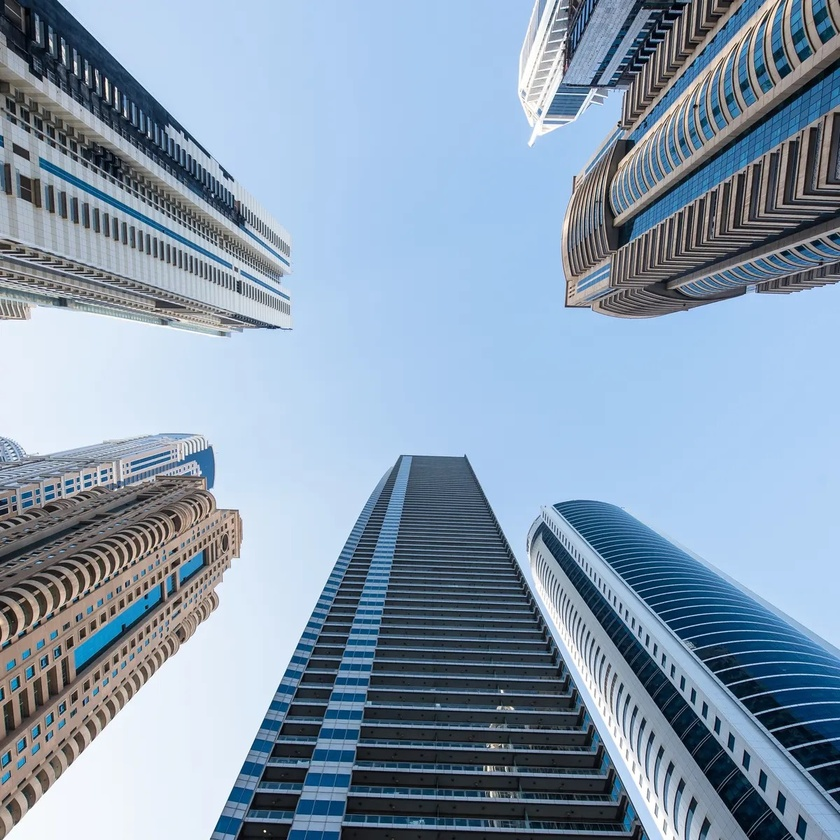
#> input picture test1.jpg, 840 x 840 px, shrunk from 1200 x 1200 before the run
$ python main.py test1.jpg
#> lines starting #> are read from the running program, lines starting #| are printed output that depends on the picture; long printed decimals are rounded
#> further down, img is the input picture: shape (840, 840, 3); mean B, G, R 176.3, 155.6, 135.3
#> `lab_img = cv2.cvtColor(img, cv2.COLOR_BGR2LAB)`: lab_img: shape (840, 840, 3); mean of channels 0, 1, 2 158.8, 126.4, 115.1
import argparse
import cv2
import numpy as np
import scipy.sparse as sp
import scipy.sparse.linalg as spl

# Constants alpha, lambda, and epsilon
ALPHA = 1
LAMBDA = 0.2
EPSILON = 0.0001


# [88 lines left out: functions select_pixels, constrain_pixels, not called in this run]


def lischinski_tmo():
    """
    Apply the Lischinski TMO to the image
    """
    # split the lab image into its channels
    l_chan, a_chan, b_chan = cv2.split(lab_img)
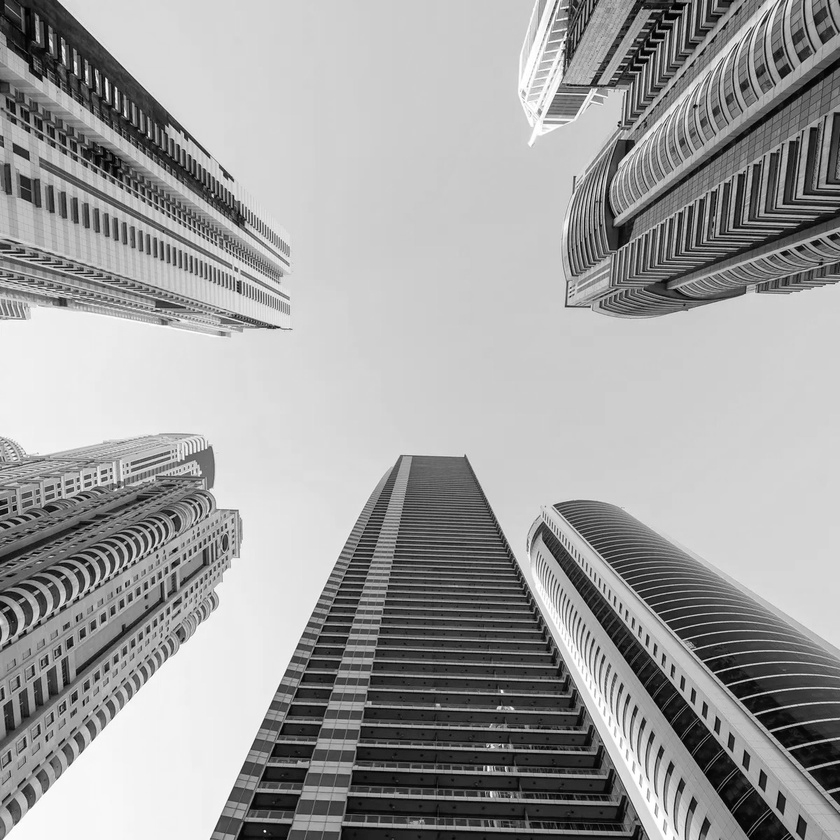
#> l_chan: shape (840, 840); min 0, max 255, mean 158.8
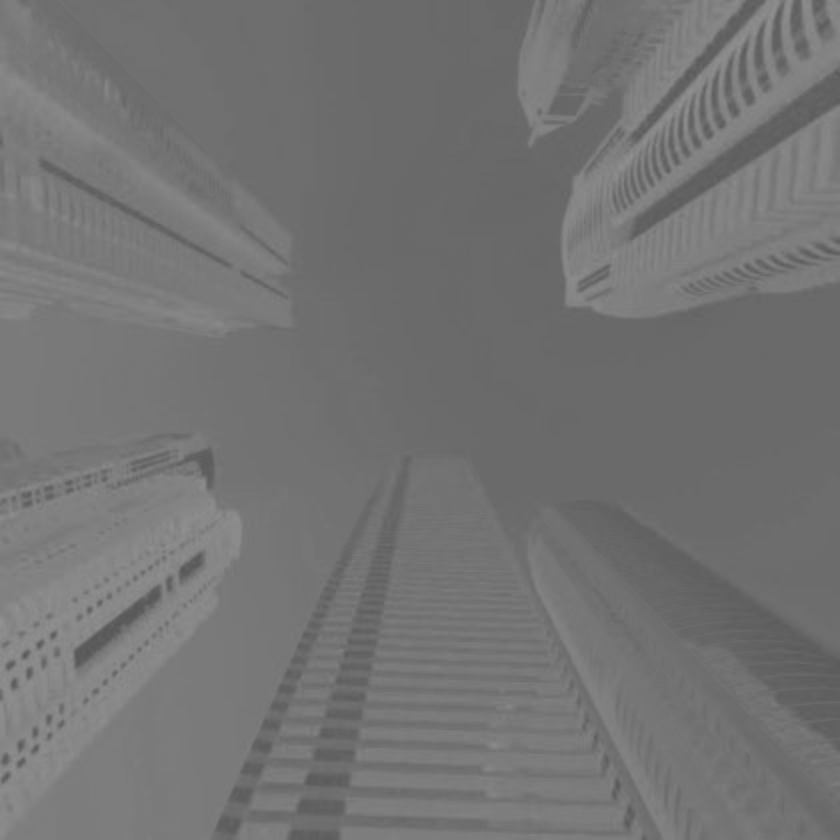
#> b_chan: shape (840, 840); min 86, max 146, mean 115.1

    # extract the max and min of the l channel
    min_l_log = np.log2(np.min(l_chan) + EPSILON)
#> min_l_log = -13.29
    if min_l_log < 0:
        min_l_log = EPSILON
    max_l_log = np.log2(np.max(l_chan))
#> max_l_log = 8
    print("min_l_log: {}, max_l_log: {}".format(min_l_log, max_l_log))
#| min_l_log: 0.0001, max_l_log: 7.996

    num_zones = int(np.ceil(max_l_log - min_l_log))
#> num_zones = 8

    # choose the representative Rz (luminance value) for each zone z
    f_stop_map = np.zeros(l_chan.shape)
    # log_avg = np.log2(np.mean(l_chan))
    log_avg = log_mean(l_chan)
#> log_avg = 133.8
    print("log_avg: {}".format(log_avg))
#| log_avg: 133.770

    for i in range(num_zones):
        lower_l = np.power(2, i - 1 + min_l_log)
        upper_l = np.power(2, min_l_log + i)
        indices = np.where(np.logical_and(
            l_chan >= lower_l, l_chan < upper_l))
        # print("indices: {}".format(indices))

        if len(indices) > 0:
            Rz = np.median(l_chan[indices])
            Rz = (ALPHA * Rz) / log_avg
            f = Rz / (1 + Rz)
            # apply np.log2(f / Rz) to f_stop_map at indices
            # print("indices: ", indices)
            f_stop_map[indices] = np.log2(f / Rz)
#> this loop made 8 passes
#> (indices, Rz, f) on passes 1 to 8: (76 positions, rows 5 to 838, columns 24 to 832, 0.00748, 0.00742), (155 positions, rows 4 to 839, columns 7 to 832, 0.015, 0.0147), (170 positions, rows 1 to 837, columns 5 to 838, 0.0224, 0.0219), (2647 positions, rows 0 to 839, columns 0 to 839, 0.0523, 0.0497), (10470 positions, rows 0 to 839, columns 0 to 839, 0.0897, 0.0823), (23075 positions, rows 0 to 839, columns 0 to 839, 0.194, 0.163), (75957 positions, rows 0 to 839, columns 0 to 839, 0.359, 0.264), (108564 positions, rows 0 to 839, columns 0 to 839, 0.718, 0.418)
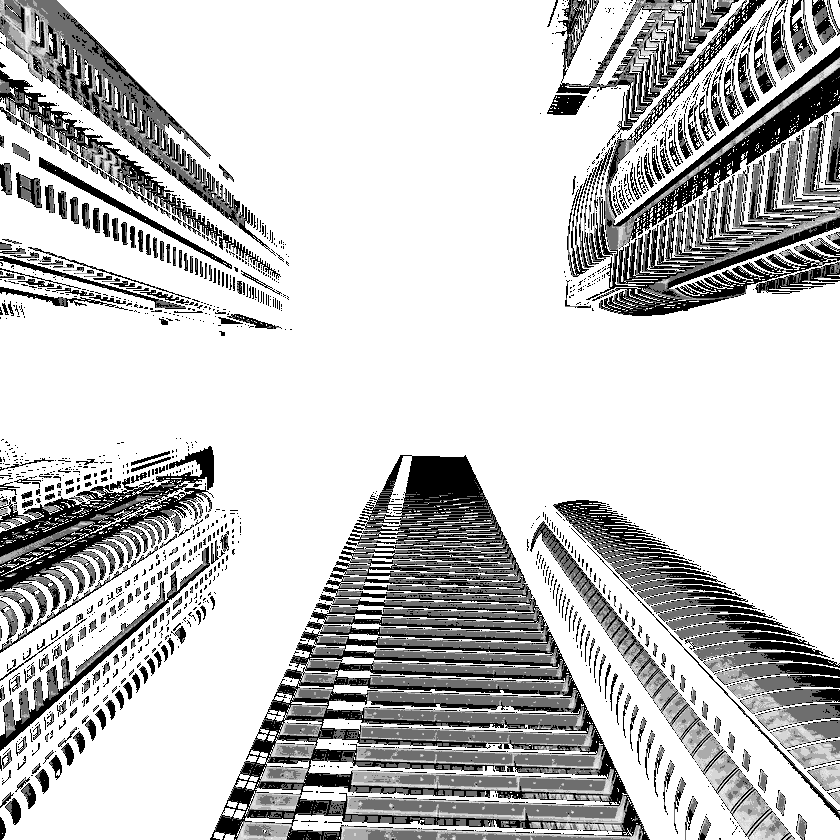
#> f_stop_map: shape (840, 840) float64; min -0.78, max 0, mean -0.178; drawn with min black and max white
            # if i is 1:
            # print("f_stop_map shape: {}".format(f_stop_map.shape))

    weights = np.ones(l_chan.shape) * 0.07

    # fill f_stop_map with random values between 0 and 1
    # f_stop_map = np.random.rand(l_chan.shape[0], l_chan.shape[1])

    # compute the expsoure function
    exposure_factor = compute_exposure_fn(
        np.log(EPSILON + l_chan), f_stop_map, weights, log_avg)
    # exposure_factor = compute_exposure_fn(
    #     l_chan, f_stop_map, weights, log_avg)
    # exposure_factor = np.ones(l_chan.shape)

    # apply the exposure factor to the image
    l_chan = np.uint8(l_chan * exposure_factor)
    output_image = cv2.merge((l_chan, a_chan, b_chan))
    output_image = cv2.cvtColor(output_image, cv2.COLOR_LAB2BGR)

    # correct the gamma of the tone mapped image
    # output_image = gamma_correction(output_image, 2.0)

    # show the image
    # cv2.imshow('output_image', output_image)
    print("==========================")
    print("DONE :)")
    print("==========================")
    return output_image


def compute_exposure_fn(l_chan, f_stop_map, weights, log_avg):
    """
    Compute the exposure_fn by solving Lischinski minimization function
    Solve the linear system A f = b, where b = w * g
    :param l_chan: the l channel of the image
    :param f_stop_map: the f_stop map
    :param weights: the weights of the pixels
    """
#> called with log_avg = 133.8
    h, w = f_stop_map.shape
#> h = 840; w = 840
    n = w * h
#> n = 705600

    # generate the b vector
    g = log_avg * weights
#> g: shape (840, 840) float64; every value is 9.36
    print("g max: {}, g min: {}".format(np.max(g), np.min(g)))
#| g max: 9.364, g min: 9.364
    # reshape g into a vector b
    b = np.reshape(g, (n, 1))

    x_gradient, y_gradient = compute_gradients(l_chan)

    # generate the A matrix
    A = generate_A(x_gradient, y_gradient, h, w, f_stop_map)

    # Solve the sparse linear system using Conjugate Gradients
    f, info = spl.cg(A, b, tol=1e-6, maxiter=100)
    print('info: {}'.format(info))
    f = np.reshape(f, (h, w), order='F')
    print("Max value in f: {}".format(np.max(f)))

    return f


def generate_A(x_gradient, y_gradient, h, w, f_stop_map):
    """
    Generate the A matrix
    :param x_gradient: the x gradient
    :param y_gradient: the y gradient
    :param h: the height of the image
    :param w: the width of the image
    :return: the A matrix
    """
    n = h * w
    A = sp.diags([x_gradient, y_gradient], offsets=[-h, -1],
                 shape=(n, n), dtype=np.float32)
    A = A + A.T

    g00 = np.pad(x_gradient, 0, 'constant')
    # g00 = g00[0: -h]

    g01 = np.pad(y_gradient, 0, 'constant')
    # g01 = g01[0: -1]
    # D = np.reshape(weights, (n, 1)) - (g00 + x_gradient + g01 + y_gradient)
    D = np.reshape(f_stop_map, (n, 1)) - (g00 + x_gradient + g01 + y_gradient)
    print("D shape: {}".format(D.shape))
    # A = A + np.diag(D)
    # A = A + sp.diags(D, 0, (n, n), dtype=np.float32)
    A = A + D

    return A


def compute_gradients(l_chan):
    """
    Compute the gradients of the image
    :param l_chan: the l channel of the image
    :return: the gradients of the image
    """
    y_gradient = np.diff(l_chan, 1, axis=0)
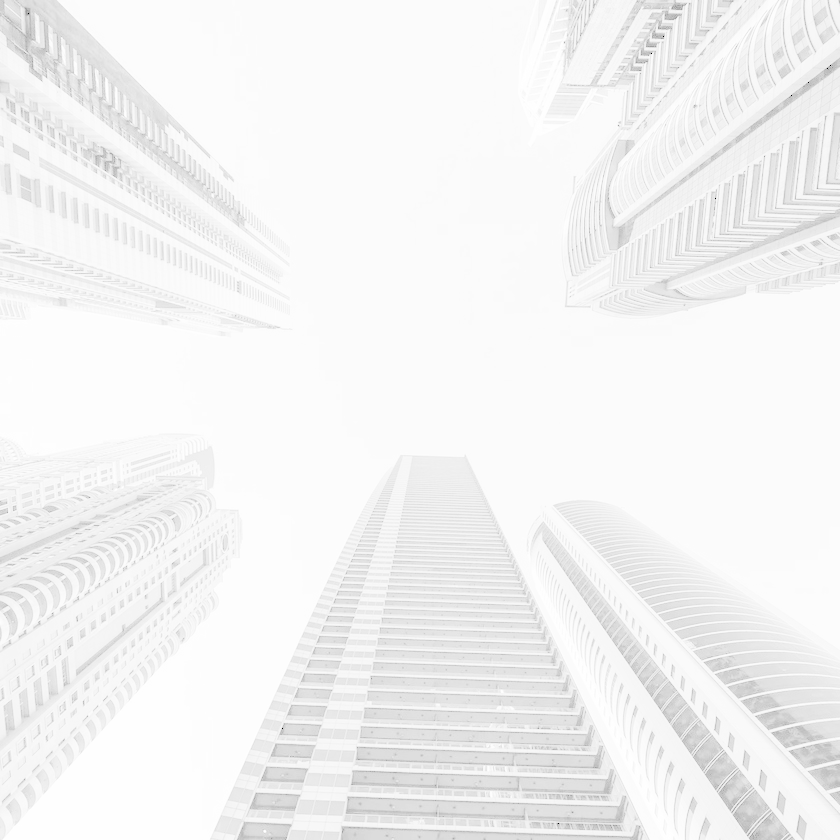
#> l_chan: shape (840, 840) float64; min -9.21, max 5.54, mean 4.9; drawn with min black and max white
    x_gradient = np.diff(l_chan, 1, axis=1)

    y_gradient = (-LAMBDA) / (np.power(np.abs(y_gradient), ALPHA) + EPSILON)
    x_gradient = (-LAMBDA) / (np.power(np.abs(x_gradient), ALPHA) + EPSILON)

    y_gradient = np.pad(y_gradient, ((0, 1), (0, 0)), 'constant')
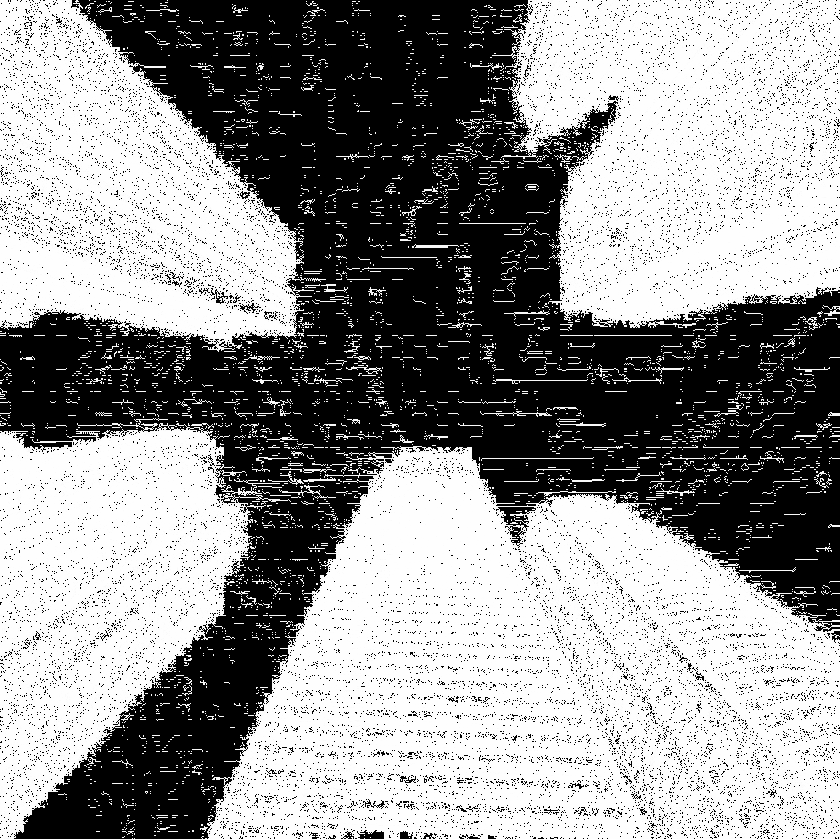
#> y_gradient: shape (840, 840) float64; min -2000, max 0, mean -844.8; drawn with min black and max white
    x_gradient = np.pad(x_gradient, ((0, 0), (0, 1)), 'constant')
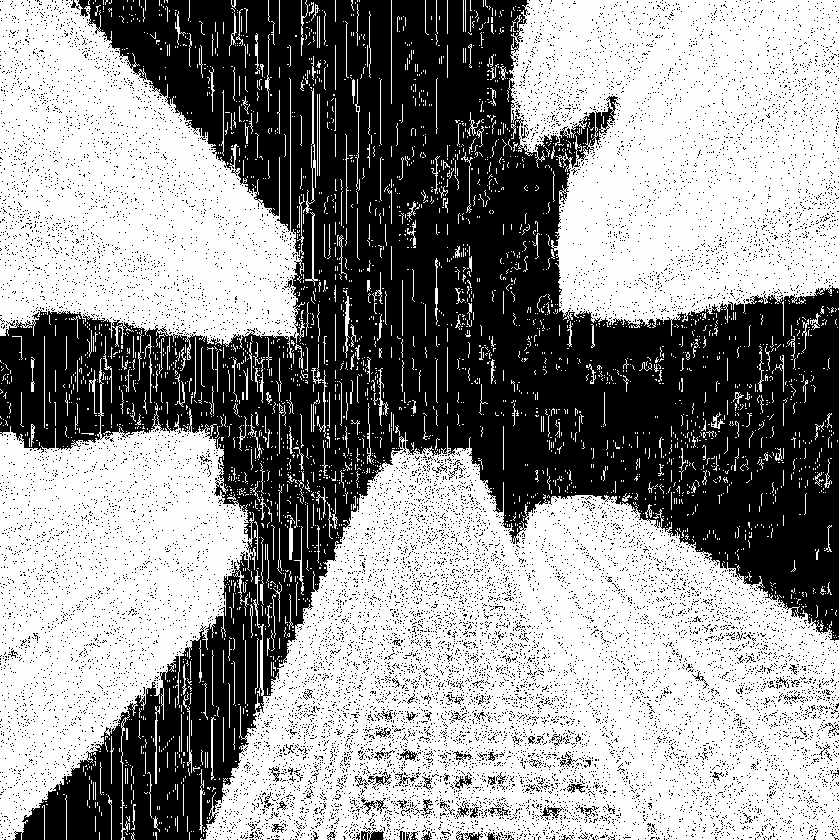
#> x_gradient: shape (840, 840) float64; min -2000, max 0, mean -845.2; drawn with min black and max white

    # reshape into a column vector
    y_gradient = np.reshape(
        y_gradient, y_gradient.shape[0] * y_gradient.shape[1], order='C')
    x_gradient = np.reshape(
        x_gradient, x_gradient.shape[0] * x_gradient.shape[1], order='C')

    return x_gradient, y_gradient


# [11 lines left out: function gamma_correction, not called in this run]


def log_mean(lum, delta=0.000001):
    """
    Compute the log mean of the luminance
    :param lum: the luminance channel
    :param delta: the delta
    :return: the log mean
    """
    # return np.log(np.mean(np.exp(lum))) / np.log(1 + delta)
    return np.exp(np.mean(np.log(lum + delta)))


if __name__ == '__main__':
    # parse args or print usage
    parser = argparse.ArgumentParser(description='Drawing')
    parser.add_argument("image_path", help="Path to image")
    args = parser.parse_args()
    image_path = args.image_path

    # load the image using opencv
    img = cv2.imread(image_path)
    # convert image to LAB space
    lab_img = cv2.cvtColor(img, cv2.COLOR_BGR2LAB)

    # declare our global variables
    is_drawing = False
    prev_x, prev_y = None, None
    selected_points = []

    # create a window and bind the mouse callback function
    # cv2.namedWindow('draw')
    # cv2.setMouseCallback('draw', draw)

    auto_img = lischinski_tmo()
#> (the run stopped early here; a loop or call above may not have finished)

$ run again, on test3.png
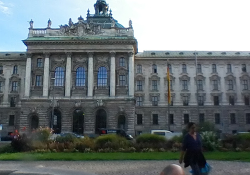
#> input picture test3.png, 250 x 175 px
#> img is the input picture: shape (175, 250, 3); mean B, G, R 121.7, 119.8, 110.8
#> lab_img: shape (175, 250, 3); mean of channels 0, 1, 2 123, 125.3, 126.1
#> in lischinski_tmo, `l_chan, a_chan, b_chan = cv2.split(lab_img)`:
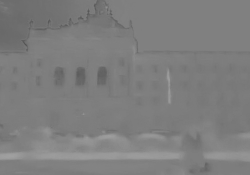
#> b_chan: shape (175, 250); min 83, max 160, mean 126.1
#> min_l_log = 1
#> max_l_log = 8
#| min_l_log: 1.000, max_l_log: 7.996
#> num_zones = 7
#> log_avg = 99.21
#| log_avg: 99.211
#> the loop in lischinski_tmo, `for i in range(num_zones):` made 7 passes
#> (lower_l, upper_l, indices, Rz, f) on passes 1, 3, 4, 5, 6, 7: (1, 2, ([161, 162, 165, 166], [199, 201, 187, 186]), 0.0202, 0.0198), (4, 8, 288 positions, rows 127 to 166, columns 10 to 205, 0.0706, 0.0659), (8, 16, 770 positions, rows 71 to 174, columns 1 to 247, 0.121, 0.108), (16, 32, 2036 positions, rows 8 to 174, columns 0 to 249, 0.262, 0.208), (32, 64, 6027 positions, rows 1 to 174, columns 0 to 249, 0.524, 0.344), (64, 128, 19062 positions, rows 0 to 174, columns 0 to 249, 0.917, 0.478)
#> g: shape (175, 250) float64; every value is 6.94
#| g max: 6.945, g min: 6.945
#> in compute_gradients, `x_gradient = np.pad(x_gradient, ((0, 0), (0, 1)), 'constant')`:
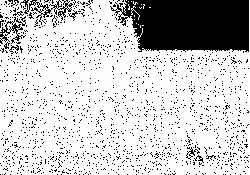
#> x_gradient: shape (175, 250) float64; min -2000, max 0, mean -420.4; drawn with min black and max white
